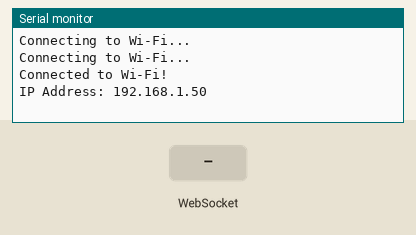
Bench run of a sketch on a simulated ESP32. Shown: the last lines printed to the serial monitor. The inputs (shaded band) are chosen by the test bench. WiFi joins after 1.5 s; servers stay silent unless stated.

Above: at 3.2 s.
3.3 s: WebSocket text "ERROR" received
At 3.9 s:
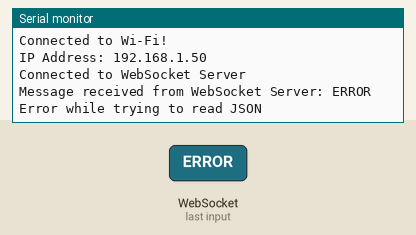
4.8 s: WebSocket text "1" received
At 4.96 s:
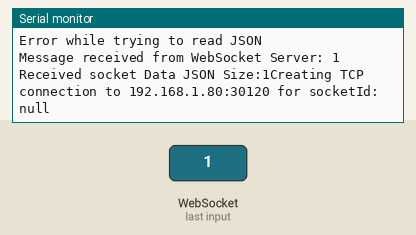

The sketch:

esp32.ino
```cpp
#include "WiFi.h"
#include "WebSocketsClient.h"
#include "ArduinoJson.h"

#include "connection_linked_list.h"
#include "tcp_middleware.h"

const int bufferSize = 1024;
uint8_t buffer[bufferSize];

const char* ssid = "Rancho Wifi";
const char* password = "guga@123";

const int tcpMiddlewareAmount = 1;
tcpMiddleware tcpMiddlewares[tcpMiddlewareAmount] = {
  { 32512, 30120, "192.168.1.80", new WebSocketsClient(), millis(), 20 * 1000, new ConnectionsLinkedList() }
};

struct socketData {
  const String socketId;
  const String event;
  char* packet;
};

socketData getSocketReceivedData(char* payload) {

  StaticJsonDocument<1024> JSON;
  DeserializationError error = deserializeJson(JSON, (char*)payload);

  if (error) {
    return { "ERROR", "ERROR" };
  }

  const String socketId = JSON["socketId"];
  const String event = JSON["event"];
  const String packet = JSON["packet"];
  const JsonArray bytesArr = JSON["packet"].as<JsonArray>();

  Serial.print("Received socket Data JSON Size:");
  Serial.print(JSON.memoryUsage());

  char* packetBuffer = (char*)malloc(bytesArr.size() + 1);

  for (int i = 0; i < bytesArr.size(); i++) {

    packetBuffer[i] = (char)bytesArr[i].as<int>();
  }

  return { socketId, event, packetBuffer };
}

void initializeSockets() {

  for (int currentIndex = 0; currentIndex < tcpMiddlewareAmount; currentIndex++) {

    tcpMiddlewares[currentIndex].reverseProxyClient->begin(reverseProxyAddress, tcpMiddlewares[currentIndex].reverseProxyPort);
    tcpMiddlewares[currentIndex].reverseProxyClient->onEvent([currentIndex](WStype_t type, uint8_t * payload, size_t length) {

      switch(type) {

        case WStype_DISCONNECTED:
          Serial.println("Disconnected from WebSocket Server");
          break;

        case WStype_CONNECTED:
          Serial.println("Connected to WebSocket Server");
          break;

        case WStype_TEXT:

          Serial.println("Message received from WebSocket Server: " + String((char *)payload));

          socketData data = getSocketReceivedData((char*)payload);

          if (data.socketId == "ERROR") {
            Serial.println("Error while trying to read JSON");
            return;
          }

          const String socketId = data.socketId;
          const String event = data.event;
          const char* packet = data.packet;

          Node* targetConnection = tcpMiddlewares[currentIndex].connections->getBySocketId(socketId);

          if (targetConnection == nullptr) {

            Serial.print("Creating TCP connection to ");
            Serial.print(tcpMiddlewares[currentIndex].localIpv4);
            Serial.print(":" + String(tcpMiddlewares[currentIndex].localPort));
            Serial.println(" for socketId: " + socketId);

            WiFiClient tcpClient;

            if (tcpClient.connect(tcpMiddlewares[currentIndex].localIpv4, tcpMiddlewares[currentIndex].localPort)) {

              tcpClient.print(packet);
              tcpMiddlewares[currentIndex].connections->insert(socketId, tcpClient);

              Serial.print("Created TCP connection to ");
              Serial.print(tcpMiddlewares[currentIndex].localIpv4);
              Serial.print(":" + String(tcpMiddlewares[currentIndex].localPort));
              Serial.println(" for socketId: " + socketId);
            }

          } else {

            if (event == "__SOCKET_DISCONNECTED__") {

              targetConnection->tcpClient.stop();
              tcpMiddlewares[currentIndex].connections->remove(targetConnection->socketId);

            } else {

              targetConnection->tcpClient.print(packet);
            }

          }

          break;
      }
    });
  }
}

void setup() {

  Serial.begin(115200);

  WiFi.begin(ssid, password);

  while (WiFi.status() != WL_CONNECTED) {
    delay(1000);
    Serial.println("Connecting to Wi-Fi...");
  }

  Serial.println("Connected to Wi-Fi!");
  Serial.print("IP Address: ");
  Serial.println(WiFi.localIP());

  initializeSockets();
}

void loop() {

  for (int i = 0; i < tcpMiddlewareAmount; i++) {

    tcpMiddlewares[i].reverseProxyClient->loop();

    if (millis() - tcpMiddlewares[i].lastHeartBeat > tcpMiddlewares[i].heartBeatInterval) {

      Serial.print("Sending Heartbeat to: ");
      Serial.print(reverseProxyAddress);
      Serial.print(":");
      Serial.println(tcpMiddlewares[i].reverseProxyPort);

      tcpMiddlewares[i].reverseProxyClient->sendPing();
      tcpMiddlewares[i].lastHeartBeat = millis();
    }

    Node* current = tcpMiddlewares[i].connections->head;
    while (current != nullptr) {

        Serial.println();
        Serial.print("Verifying connection: ");
        Serial.println(current->socketId);
        Serial.println();

        DynamicJsonDocument JSONArray(2048);
        int bytesReaded = 0;

        // Each byte is equal 16 bytes on DynamicJsonDocument
        // 100 bytes = 1600 bytes
        // let's reserve 100 bytes for the socketId
        // 2048 - 100 = 1948
        // 1948 / 16 = 121 bytes.

        while (current->tcpClient.available() > 0 && bytesReaded < 121) {

          current->tcpClient.readBytes(buffer, 1);

          JSONArray.add(buffer[0]);
          bytesReaded += 1;
        }

        if (bytesReaded > 0) {

          Serial.print("Total of bytes readed: ");
          Serial.println(bytesReaded);

          Serial.print("Array JSON memory size: ");
          Serial.println(JSONArray.memoryUsage());

          StaticJsonDocument<2048> JSON;

          JSON["socketId"] = current->socketId;
          JSON["packet"] = JSONArray;

          Serial.print("JSON memory size: ");
          Serial.println(JSON.memoryUsage());

          String stringifyJSON;
          serializeJson(JSON, stringifyJSON);

          Serial.println("StringifyJSON");
          Serial.println(stringifyJSON);

          tcpMiddlewares[i].reverseProxyClient->sendTXT(stringifyJSON);

          if (!current->tcpClient.connected()) {

              Serial.println("Socket: " + current->socketId + "disconnected!");

              StaticJsonDocument<1024> JSON;

              JSON["socketId"] = current->socketId;
              JSON["event"] = "__SOCKET_DISCONNECTED__";
              JSON.createNestedArray("packet");

              String stringifyJSON;
              serializeJson(JSON, stringifyJSON);

              tcpMiddlewares[i].reverseProxyClient->sendTXT(stringifyJSON);
              tcpMiddlewares[i].connections->remove(current->socketId);
          }
        }

        current = current->next;
    }

  }

}
```

connection_linked_list.h
```cpp
struct Node {
    String socketId;
    WiFiClient tcpClient;
    Node* next;
};

class ConnectionsLinkedList {

  public:
      Node* head;
      ConnectionsLinkedList() : head(nullptr) {}

      // Método para inserir um novo nó na lista
      void insert(String socketId, WiFiClient tcpClient) {
          Node* newNode = new Node;
          newNode->socketId = socketId;
          newNode->tcpClient = tcpClient;
          newNode->next = nullptr;

          if (head == nullptr) {
              head = newNode;
          } else {
              Node* current = head;
              while (current->next != nullptr) {
                  current = current->next;
              }
              current->next = newNode;
          }
      }

      // Método para remover um nó da lista pelo socketId
      void remove(String socketId) {
          if (head == nullptr) {
              // cout << "A lista está vazia." << endl;
              return;
          }

          if (head->socketId == socketId) {
              Node* temp = head;
              head = head->next;
              delete temp;
              return;
          }

          Node* current = head;
          while (current->next != nullptr && current->next->socketId != socketId) {
              current = current->next;
          }

          if (current->next == nullptr) {
              // cout << "Nó com socketId " << socketId << " não encontrado na lista." << endl;
              return;
          }

          Node* temp = current->next;
          current->next = current->next->next;
          delete temp;
      }

      Node* getBySocketId(String socketId) {
        Node* current = head;
        while (current != nullptr) {
            if (current->socketId == socketId) {
                return current;
            }
            current = current->next;
        }
        return nullptr;
      }

  private:

};
```

tcp_middleware.h
```cpp
// "149.56.174.85"
// "192.168.1.183"

const char* reverseProxyAddress = "192.168.1.183";

struct tcpMiddleware {

  int reverseProxyPort;
  int localPort;
  char* localIpv4;

  WebSocketsClient* reverseProxyClient;
  int lastHeartBeat;
  int heartBeatInterval;

  ConnectionsLinkedList* connections;
};
```

Measured:
- after the input at 3.3 s, the serial monitor: prints a new line at once (image 1)
- after the input at 4.8 s, the serial monitor: prints a new line at once (image 2)
